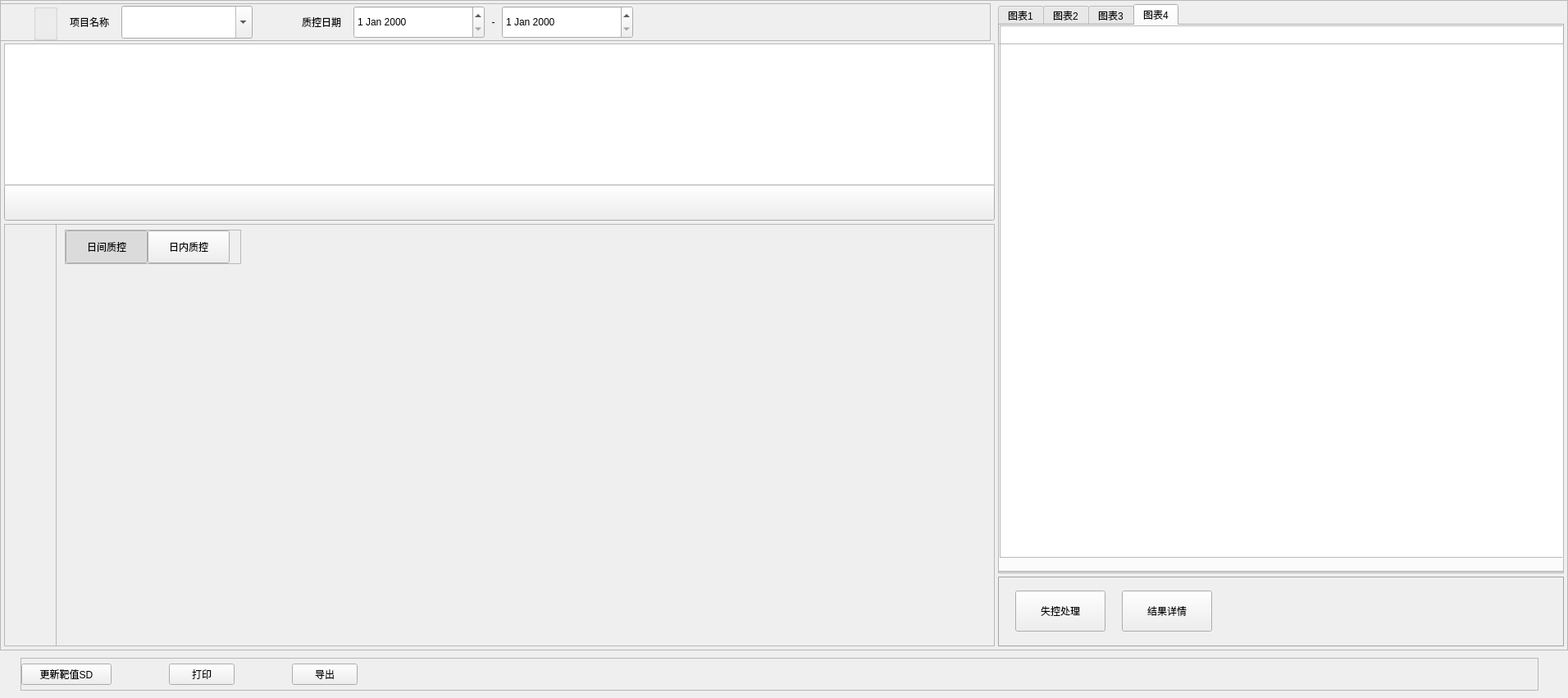
<?xml version="1.0" encoding="UTF-8"?>
<ui version="4.0">
 <class>QcGraphLJWidget</class>
 <widget class="QWidget" name="QcGraphLJWidget">
  <property name="geometry">
   <rect>
    <x>0</x>
    <y>0</y>
    <width>1912</width>
    <height>851</height>
   </rect>
  </property>
  <property name="windowTitle">
   <string>QcGraphLJWidget</string>
  </property>
  <widget class="QTableWidget" name="QcInfoTable">
   <property name="geometry">
    <rect>
     <x>5</x>
     <y>53</y>
     <width>1208</width>
     <height>173</height>
    </rect>
   </property>
   <property name="styleSheet">
    <string notr="true"/>
   </property>
   <property name="verticalScrollBarPolicy">
    <enum>Qt::ScrollBarAsNeeded</enum>
   </property>
   <property name="horizontalScrollBarPolicy">
    <enum>Qt::ScrollBarAsNeeded</enum>
   </property>
   <property name="horizontalScrollMode">
    <enum>QAbstractItemView::ScrollPerPixel</enum>
   </property>
   <property name="showGrid">
    <bool>false</bool>
   </property>
   <property name="rowCount">
    <number>0</number>
   </property>
   <property name="fonts" stdset="0">
    <string notr="true">16</string>
   </property>
   <attribute name="horizontalHeaderHighlightSections">
    <bool>false</bool>
   </attribute>
   <attribute name="horizontalHeaderMinimumSectionSize">
    <number>20</number>
   </attribute>
   <attribute name="horizontalHeaderStretchLastSection">
    <bool>true</bool>
   </attribute>
   <attribute name="verticalHeaderDefaultSectionSize">
    <number>43</number>
   </attribute>
  </widget>
  <widget class="QFrame" name="QcResultOpFrame">
   <property name="geometry">
    <rect>
     <x>25</x>
     <y>802</y>
     <width>1851</width>
     <height>40</height>
    </rect>
   </property>
   <property name="minimumSize">
    <size>
     <width>0</width>
     <height>0</height>
    </size>
   </property>
   <property name="maximumSize">
    <size>
     <width>16777215</width>
     <height>16777215</height>
    </size>
   </property>
   <property name="frameShape">
    <enum>QFrame::StyledPanel</enum>
   </property>
   <property name="frameShadow">
    <enum>QFrame::Raised</enum>
   </property>
   <layout class="QHBoxLayout" name="horizontalLayout_2">
    <property name="spacing">
     <number>70</number>
    </property>
    <property name="leftMargin">
     <number>0</number>
    </property>
    <property name="topMargin">
     <number>0</number>
    </property>
    <property name="rightMargin">
     <number>0</number>
    </property>
    <property name="bottomMargin">
     <number>0</number>
    </property>
    <item>
     <widget class="QPushButton" name="TargetValUpdateBtn">
      <property name="minimumSize">
       <size>
        <width>110</width>
        <height>0</height>
       </size>
      </property>
      <property name="maximumSize">
       <size>
        <width>16777215</width>
        <height>16777215</height>
       </size>
      </property>
      <property name="text">
       <string>更新靶值SD</string>
      </property>
      <property name="buttons" stdset="0">
       <string notr="true">flat</string>
      </property>
     </widget>
    </item>
    <item>
     <widget class="QPushButton" name="PrintBtn">
      <property name="minimumSize">
       <size>
        <width>0</width>
        <height>0</height>
       </size>
      </property>
      <property name="maximumSize">
       <size>
        <width>16777215</width>
        <height>16777215</height>
       </size>
      </property>
      <property name="text">
       <string>打印</string>
      </property>
      <property name="buttons" stdset="0">
       <string notr="true">flat</string>
      </property>
     </widget>
    </item>
    <item>
     <widget class="QPushButton" name="export_btn">
      <property name="minimumSize">
       <size>
        <width>0</width>
        <height>0</height>
       </size>
      </property>
      <property name="maximumSize">
       <size>
        <width>16777215</width>
        <height>16777215</height>
       </size>
      </property>
      <property name="text">
       <string>导出</string>
      </property>
      <property name="buttons" stdset="0">
       <string notr="true">flat</string>
      </property>
     </widget>
    </item>
    <item>
     <spacer name="horizontalSpacer_2">
      <property name="orientation">
       <enum>Qt::Horizontal</enum>
      </property>
      <property name="sizeHint" stdset="0">
       <size>
        <width>40</width>
        <height>20</height>
       </size>
      </property>
     </spacer>
    </item>
   </layout>
  </widget>
  <widget class="QTabWidget" name="QcResultTabWidget">
   <property name="geometry">
    <rect>
     <x>1217</x>
     <y>5</y>
     <width>690</width>
     <height>693</height>
    </rect>
   </property>
   <property name="currentIndex">
    <number>3</number>
   </property>
   <property name="tabs" stdset="0">
    <string notr="true">sub</string>
   </property>
   <widget class="QWidget" name="QcResultTbl1Widget">
    <attribute name="title">
     <string>图表1</string>
    </attribute>
    <widget class="QTableView" name="QcResultTbl1">
     <property name="geometry">
      <rect>
       <x>0</x>
       <y>0</y>
       <width>690</width>
       <height>646</height>
      </rect>
     </property>
     <property name="verticalScrollBarPolicy">
      <enum>Qt::ScrollBarAsNeeded</enum>
     </property>
     <property name="sizeAdjustPolicy">
      <enum>QAbstractScrollArea::AdjustToContents</enum>
     </property>
     <property name="horizontalScrollMode">
      <enum>QAbstractItemView::ScrollPerPixel</enum>
     </property>
     <property name="showGrid">
      <bool>false</bool>
     </property>
     <attribute name="horizontalHeaderHighlightSections">
      <bool>false</bool>
     </attribute>
     <attribute name="verticalHeaderDefaultSectionSize">
      <number>43</number>
     </attribute>
    </widget>
   </widget>
   <widget class="QWidget" name="QcResultTbl2Widget">
    <attribute name="title">
     <string>图表2</string>
    </attribute>
    <widget class="QTableView" name="QcResultTbl2">
     <property name="geometry">
      <rect>
       <x>0</x>
       <y>0</y>
       <width>690</width>
       <height>649</height>
      </rect>
     </property>
     <property name="sizeAdjustPolicy">
      <enum>QAbstractScrollArea::AdjustToContents</enum>
     </property>
     <property name="horizontalScrollMode">
      <enum>QAbstractItemView::ScrollPerPixel</enum>
     </property>
     <property name="showGrid">
      <bool>false</bool>
     </property>
     <attribute name="horizontalHeaderHighlightSections">
      <bool>false</bool>
     </attribute>
     <attribute name="verticalHeaderDefaultSectionSize">
      <number>43</number>
     </attribute>
    </widget>
   </widget>
   <widget class="QWidget" name="QcResultTbl3Widget">
    <attribute name="title">
     <string>图表3</string>
    </attribute>
    <widget class="QTableView" name="QcResultTbl3">
     <property name="geometry">
      <rect>
       <x>0</x>
       <y>0</y>
       <width>690</width>
       <height>649</height>
      </rect>
     </property>
     <property name="sizeAdjustPolicy">
      <enum>QAbstractScrollArea::AdjustToContents</enum>
     </property>
     <property name="horizontalScrollMode">
      <enum>QAbstractItemView::ScrollPerPixel</enum>
     </property>
     <property name="showGrid">
      <bool>false</bool>
     </property>
     <attribute name="horizontalHeaderHighlightSections">
      <bool>false</bool>
     </attribute>
     <attribute name="verticalHeaderDefaultSectionSize">
      <number>43</number>
     </attribute>
    </widget>
   </widget>
   <widget class="QWidget" name="QcResultTbl4Widget">
    <attribute name="title">
     <string>图表4</string>
    </attribute>
    <widget class="QTableView" name="QcResultTbl4">
     <property name="geometry">
      <rect>
       <x>0</x>
       <y>0</y>
       <width>690</width>
       <height>649</height>
      </rect>
     </property>
     <property name="sizeAdjustPolicy">
      <enum>QAbstractScrollArea::AdjustToContents</enum>
     </property>
     <property name="horizontalScrollMode">
      <enum>QAbstractItemView::ScrollPerPixel</enum>
     </property>
     <property name="showGrid">
      <bool>false</bool>
     </property>
     <attribute name="horizontalHeaderHighlightSections">
      <bool>false</bool>
     </attribute>
     <attribute name="verticalHeaderDefaultSectionSize">
      <number>43</number>
     </attribute>
    </widget>
   </widget>
  </widget>
  <widget class="McQcLjGraphic" name="QcGraphic" native="true">
   <property name="geometry">
    <rect>
     <x>4</x>
     <y>273</y>
     <width>1212</width>
     <height>518</height>
    </rect>
   </property>
  </widget>
  <widget class="QFrame" name="TopFrame">
   <property name="geometry">
    <rect>
     <x>0</x>
     <y>4</y>
     <width>1208</width>
     <height>46</height>
    </rect>
   </property>
   <property name="minimumSize">
    <size>
     <width>949</width>
     <height>46</height>
    </size>
   </property>
   <property name="maximumSize">
    <size>
     <width>1208</width>
     <height>46</height>
    </size>
   </property>
   <property name="frameShape">
    <enum>QFrame::StyledPanel</enum>
   </property>
   <property name="frameShadow">
    <enum>QFrame::Raised</enum>
   </property>
   <layout class="QHBoxLayout" name="horizontalLayout_5" stretch="0,0,1">
    <property name="spacing">
     <number>60</number>
    </property>
    <property name="leftMargin">
     <number>40</number>
    </property>
    <property name="topMargin">
     <number>0</number>
    </property>
    <property name="rightMargin">
     <number>0</number>
    </property>
    <property name="bottomMargin">
     <number>0</number>
    </property>
    <item>
     <layout class="QHBoxLayout" name="horizontalLayout_4">
      <property name="spacing">
       <number>15</number>
      </property>
      <item>
       <widget class="QGroupBox" name="groupBox_subDevs">
        <property name="enabled">
         <bool>true</bool>
        </property>
        <property name="title">
         <string/>
        </property>
        <layout class="QHBoxLayout" name="horizontalLayout_subDevs">
         <property name="spacing">
          <number>20</number>
         </property>
         <property name="leftMargin">
          <number>0</number>
         </property>
         <property name="topMargin">
          <number>0</number>
         </property>
         <property name="rightMargin">
          <number>0</number>
         </property>
         <property name="bottomMargin">
          <number>0</number>
         </property>
        </layout>
       </widget>
      </item>
      <item>
       <widget class="QLabel" name="QcAssayNameLab">
        <property name="text">
         <string>项目名称</string>
        </property>
       </widget>
      </item>
      <item>
       <widget class="QFilterComboBox" name="AssayCombo">
        <property name="minimumSize">
         <size>
          <width>160</width>
          <height>40</height>
         </size>
        </property>
        <property name="maximumSize">
         <size>
          <width>16777215</width>
          <height>40</height>
         </size>
        </property>
        <property name="editable">
         <bool>true</bool>
        </property>
       </widget>
      </item>
     </layout>
    </item>
    <item>
     <layout class="QHBoxLayout" name="horizontalLayout_3">
      <property name="spacing">
       <number>15</number>
      </property>
      <item>
       <widget class="QLabel" name="QcDateLab">
        <property name="minimumSize">
         <size>
          <width>0</width>
          <height>40</height>
         </size>
        </property>
        <property name="maximumSize">
         <size>
          <width>16777215</width>
          <height>40</height>
         </size>
        </property>
        <property name="text">
         <string>质控日期</string>
        </property>
       </widget>
      </item>
      <item>
       <layout class="QHBoxLayout" name="horizontalLayout">
        <property name="spacing">
         <number>3</number>
        </property>
        <item>
         <widget class="QDateEdit" name="QcStartDateEdit">
          <property name="minimumSize">
           <size>
            <width>160</width>
            <height>40</height>
           </size>
          </property>
          <property name="maximumSize">
           <size>
            <width>160</width>
            <height>40</height>
           </size>
          </property>
         </widget>
        </item>
        <item>
         <widget class="QLabel" name="DateSplitLab">
          <property name="minimumSize">
           <size>
            <width>15</width>
            <height>40</height>
           </size>
          </property>
          <property name="maximumSize">
           <size>
            <width>15</width>
            <height>40</height>
           </size>
          </property>
          <property name="text">
           <string>-</string>
          </property>
          <property name="alignment">
           <set>Qt::AlignCenter</set>
          </property>
         </widget>
        </item>
        <item>
         <widget class="QDateEdit" name="QcEndDateEdit">
          <property name="minimumSize">
           <size>
            <width>160</width>
            <height>40</height>
           </size>
          </property>
          <property name="maximumSize">
           <size>
            <width>160</width>
            <height>40</height>
           </size>
          </property>
         </widget>
        </item>
       </layout>
      </item>
     </layout>
    </item>
    <item>
     <spacer name="horizontalSpacer_3">
      <property name="orientation">
       <enum>Qt::Horizontal</enum>
      </property>
      <property name="sizeHint" stdset="0">
       <size>
        <width>40</width>
        <height>20</height>
       </size>
      </property>
     </spacer>
    </item>
   </layout>
  </widget>
  <widget class="QPushButton" name="PopBtn">
   <property name="geometry">
    <rect>
     <x>5</x>
     <y>225</y>
     <width>1208</width>
     <height>44</height>
    </rect>
   </property>
   <property name="text">
    <string/>
   </property>
  </widget>
  <widget class="QFrame" name="line_v">
   <property name="geometry">
    <rect>
     <x>0</x>
     <y>0</y>
     <width>1</width>
     <height>792</height>
    </rect>
   </property>
   <property name="frameShape">
    <enum>QFrame::StyledPanel</enum>
   </property>
   <property name="frameShadow">
    <enum>QFrame::Raised</enum>
   </property>
   <property name="lines" stdset="0">
    <string notr="true">solid</string>
   </property>
  </widget>
  <widget class="QFrame" name="line_h">
   <property name="geometry">
    <rect>
     <x>0</x>
     <y>0</y>
     <width>1912</width>
     <height>1</height>
    </rect>
   </property>
   <property name="frameShape">
    <enum>QFrame::StyledPanel</enum>
   </property>
   <property name="frameShadow">
    <enum>QFrame::Raised</enum>
   </property>
   <property name="lines" stdset="0">
    <string notr="true">solid</string>
   </property>
  </widget>
  <widget class="QFrame" name="line_v_2">
   <property name="geometry">
    <rect>
     <x>1911</x>
     <y>0</y>
     <width>1</width>
     <height>792</height>
    </rect>
   </property>
   <property name="frameShape">
    <enum>QFrame::StyledPanel</enum>
   </property>
   <property name="frameShadow">
    <enum>QFrame::Raised</enum>
   </property>
   <property name="lines" stdset="0">
    <string notr="true">solid</string>
   </property>
  </widget>
  <widget class="QFrame" name="line_h_2">
   <property name="geometry">
    <rect>
     <x>0</x>
     <y>792</y>
     <width>1912</width>
     <height>1</height>
    </rect>
   </property>
   <property name="frameShape">
    <enum>QFrame::StyledPanel</enum>
   </property>
   <property name="frameShadow">
    <enum>QFrame::Raised</enum>
   </property>
   <property name="lines" stdset="0">
    <string notr="true">solid</string>
   </property>
  </widget>
  <widget class="QFrame" name="line_h_3">
   <property name="geometry">
    <rect>
     <x>5</x>
     <y>57</y>
     <width>1208</width>
     <height>1</height>
    </rect>
   </property>
   <property name="frameShape">
    <enum>QFrame::StyledPanel</enum>
   </property>
   <property name="frameShadow">
    <enum>QFrame::Raised</enum>
   </property>
   <property name="lines" stdset="0">
    <string notr="true">solid</string>
   </property>
  </widget>
  <widget class="QFrame" name="line_v_3">
   <property name="geometry">
    <rect>
     <x>5</x>
     <y>53</y>
     <width>1</width>
     <height>172</height>
    </rect>
   </property>
   <property name="frameShape">
    <enum>QFrame::StyledPanel</enum>
   </property>
   <property name="frameShadow">
    <enum>QFrame::Raised</enum>
   </property>
   <property name="lines" stdset="0">
    <string notr="true">solid</string>
   </property>
  </widget>
  <widget class="QFrame" name="line_v_4">
   <property name="geometry">
    <rect>
     <x>1212</x>
     <y>53</y>
     <width>1</width>
     <height>172</height>
    </rect>
   </property>
   <property name="frameShape">
    <enum>QFrame::StyledPanel</enum>
   </property>
   <property name="frameShadow">
    <enum>QFrame::Raised</enum>
   </property>
   <property name="lines" stdset="0">
    <string notr="true">solid</string>
   </property>
  </widget>
  <widget class="QFrame" name="line_h_5">
   <property name="geometry">
    <rect>
     <x>1217</x>
     <y>53</y>
     <width>690</width>
     <height>1</height>
    </rect>
   </property>
   <property name="frameShape">
    <enum>QFrame::StyledPanel</enum>
   </property>
   <property name="frameShadow">
    <enum>QFrame::Raised</enum>
   </property>
   <property name="lines" stdset="0">
    <string notr="true">solid</string>
   </property>
  </widget>
  <widget class="QFrame" name="line_h_6">
   <property name="geometry">
    <rect>
     <x>1217</x>
     <y>787</y>
     <width>690</width>
     <height>1</height>
    </rect>
   </property>
   <property name="frameShape">
    <enum>QFrame::StyledPanel</enum>
   </property>
   <property name="frameShadow">
    <enum>QFrame::Raised</enum>
   </property>
   <property name="lines" stdset="0">
    <string notr="true">solid</string>
   </property>
  </widget>
  <widget class="QFrame" name="line_v_5">
   <property name="geometry">
    <rect>
     <x>1217</x>
     <y>53</y>
     <width>1</width>
     <height>645</height>
    </rect>
   </property>
   <property name="frameShape">
    <enum>QFrame::StyledPanel</enum>
   </property>
   <property name="frameShadow">
    <enum>QFrame::Raised</enum>
   </property>
   <property name="lines" stdset="0">
    <string notr="true">solid</string>
   </property>
  </widget>
  <widget class="QFrame" name="line_v_6">
   <property name="geometry">
    <rect>
     <x>1906</x>
     <y>53</y>
     <width>1</width>
     <height>645</height>
    </rect>
   </property>
   <property name="frameShape">
    <enum>QFrame::StyledPanel</enum>
   </property>
   <property name="frameShadow">
    <enum>QFrame::Raised</enum>
   </property>
   <property name="lines" stdset="0">
    <string notr="true">solid</string>
   </property>
  </widget>
  <widget class="QFrame" name="line_h_7">
   <property name="geometry">
    <rect>
     <x>5</x>
     <y>273</y>
     <width>1208</width>
     <height>1</height>
    </rect>
   </property>
   <property name="frameShape">
    <enum>QFrame::StyledPanel</enum>
   </property>
   <property name="frameShadow">
    <enum>QFrame::Raised</enum>
   </property>
   <property name="lines" stdset="0">
    <string notr="true">solid</string>
   </property>
  </widget>
  <widget class="QFrame" name="line_h_8">
   <property name="geometry">
    <rect>
     <x>5</x>
     <y>787</y>
     <width>1208</width>
     <height>1</height>
    </rect>
   </property>
   <property name="frameShape">
    <enum>QFrame::StyledPanel</enum>
   </property>
   <property name="frameShadow">
    <enum>QFrame::Raised</enum>
   </property>
   <property name="lines" stdset="0">
    <string notr="true">solid</string>
   </property>
  </widget>
  <widget class="QFrame" name="line_v_7">
   <property name="geometry">
    <rect>
     <x>5</x>
     <y>273</y>
     <width>1</width>
     <height>515</height>
    </rect>
   </property>
   <property name="frameShape">
    <enum>QFrame::StyledPanel</enum>
   </property>
   <property name="frameShadow">
    <enum>QFrame::Raised</enum>
   </property>
   <property name="lines" stdset="0">
    <string notr="true">solid</string>
   </property>
  </widget>
  <widget class="QFrame" name="line_v_8">
   <property name="geometry">
    <rect>
     <x>1212</x>
     <y>273</y>
     <width>1</width>
     <height>515</height>
    </rect>
   </property>
   <property name="frameShape">
    <enum>QFrame::StyledPanel</enum>
   </property>
   <property name="frameShadow">
    <enum>QFrame::Raised</enum>
   </property>
   <property name="lines" stdset="0">
    <string notr="true">solid</string>
   </property>
  </widget>
  <widget class="QFrame" name="line_v_9">
   <property name="geometry">
    <rect>
     <x>68</x>
     <y>273</y>
     <width>1</width>
     <height>515</height>
    </rect>
   </property>
   <property name="frameShape">
    <enum>QFrame::StyledPanel</enum>
   </property>
   <property name="frameShadow">
    <enum>QFrame::Raised</enum>
   </property>
   <property name="lines" stdset="0">
    <string notr="true">solid</string>
   </property>
  </widget>
  <widget class="QFrame" name="line_h_4">
   <property name="geometry">
    <rect>
     <x>5</x>
     <y>53</y>
     <width>1208</width>
     <height>1</height>
    </rect>
   </property>
   <property name="frameShape">
    <enum>QFrame::StyledPanel</enum>
   </property>
   <property name="frameShadow">
    <enum>QFrame::Raised</enum>
   </property>
   <property name="lines" stdset="0">
    <string notr="true">solid</string>
   </property>
  </widget>
  <widget class="QFrame" name="StretchFrame">
   <property name="geometry">
    <rect>
     <x>79</x>
     <y>280</y>
     <width>215</width>
     <height>42</height>
    </rect>
   </property>
   <property name="minimumSize">
    <size>
     <width>215</width>
     <height>42</height>
    </size>
   </property>
   <property name="maximumSize">
    <size>
     <width>215</width>
     <height>42</height>
    </size>
   </property>
   <property name="styleSheet">
    <string notr="true"/>
   </property>
   <property name="frameShape">
    <enum>QFrame::StyledPanel</enum>
   </property>
   <property name="frameShadow">
    <enum>QFrame::Raised</enum>
   </property>
   <layout class="QHBoxLayout" name="horizontalLayout_6" stretch="0,0,1">
    <property name="spacing">
     <number>0</number>
    </property>
    <property name="leftMargin">
     <number>0</number>
    </property>
    <property name="topMargin">
     <number>0</number>
    </property>
    <property name="rightMargin">
     <number>0</number>
    </property>
    <property name="bottomMargin">
     <number>0</number>
    </property>
    <item>
     <widget class="QPushButton" name="QcXDayBtn">
      <property name="minimumSize">
       <size>
        <width>100</width>
        <height>40</height>
       </size>
      </property>
      <property name="maximumSize">
       <size>
        <width>16777215</width>
        <height>40</height>
       </size>
      </property>
      <property name="text">
       <string>日间质控</string>
      </property>
      <property name="checkable">
       <bool>true</bool>
      </property>
      <property name="checked">
       <bool>true</bool>
      </property>
      <property name="buttons" stdset="0">
       <string notr="true">left</string>
      </property>
      <property name="fonts" stdset="0">
       <string notr="true">16</string>
      </property>
     </widget>
    </item>
    <item>
     <widget class="QPushButton" name="QcXCntBtn">
      <property name="minimumSize">
       <size>
        <width>100</width>
        <height>40</height>
       </size>
      </property>
      <property name="maximumSize">
       <size>
        <width>16777215</width>
        <height>40</height>
       </size>
      </property>
      <property name="text">
       <string>日内质控</string>
      </property>
      <property name="checkable">
       <bool>true</bool>
      </property>
      <property name="buttons" stdset="0">
       <string notr="true">right</string>
      </property>
      <property name="fonts" stdset="0">
       <string notr="true">16</string>
      </property>
     </widget>
    </item>
    <item>
     <spacer name="horizontalSpacer">
      <property name="orientation">
       <enum>Qt::Horizontal</enum>
      </property>
      <property name="sizeHint" stdset="0">
       <size>
        <width>276</width>
        <height>20</height>
       </size>
      </property>
     </spacer>
    </item>
   </layout>
  </widget>
  <widget class="QFrame" name="line_h_10">
   <property name="geometry">
    <rect>
     <x>1217</x>
     <y>698</y>
     <width>690</width>
     <height>1</height>
    </rect>
   </property>
   <property name="frameShape">
    <enum>QFrame::StyledPanel</enum>
   </property>
   <property name="frameShadow">
    <enum>QFrame::Raised</enum>
   </property>
   <property name="lines" stdset="0">
    <string notr="true">solid</string>
   </property>
  </widget>
  <widget class="QFrame" name="TblCtrlFrame">
   <property name="geometry">
    <rect>
     <x>1217</x>
     <y>703</y>
     <width>690</width>
     <height>85</height>
    </rect>
   </property>
   <property name="minimumSize">
    <size>
     <width>690</width>
     <height>85</height>
    </size>
   </property>
   <property name="maximumSize">
    <size>
     <width>690</width>
     <height>85</height>
    </size>
   </property>
   <property name="styleSheet">
    <string notr="true">QFrame{border:1px solid #a4a4a4;}</string>
   </property>
   <property name="frameShape">
    <enum>QFrame::StyledPanel</enum>
   </property>
   <property name="frameShadow">
    <enum>QFrame::Raised</enum>
   </property>
   <layout class="QHBoxLayout" name="horizontalLayout_7" stretch="0,0,1">
    <property name="spacing">
     <number>20</number>
    </property>
    <property name="leftMargin">
     <number>20</number>
    </property>
    <property name="topMargin">
     <number>0</number>
    </property>
    <property name="rightMargin">
     <number>20</number>
    </property>
    <property name="bottomMargin">
     <number>0</number>
    </property>
    <item>
     <widget class="QPushButton" name="OutCtrlBtn">
      <property name="minimumSize">
       <size>
        <width>110</width>
        <height>50</height>
       </size>
      </property>
      <property name="maximumSize">
       <size>
        <width>16777215</width>
        <height>50</height>
       </size>
      </property>
      <property name="text">
       <string>失控处理</string>
      </property>
      <property name="buttons" stdset="0">
       <string notr="true">btn_dlg</string>
      </property>
     </widget>
    </item>
    <item>
     <widget class="QPushButton" name="DetailBtn">
      <property name="minimumSize">
       <size>
        <width>110</width>
        <height>50</height>
       </size>
      </property>
      <property name="maximumSize">
       <size>
        <width>16777215</width>
        <height>50</height>
       </size>
      </property>
      <property name="text">
       <string>结果详情</string>
      </property>
      <property name="buttons" stdset="0">
       <string notr="true">btn_dlg</string>
      </property>
     </widget>
    </item>
    <item>
     <spacer name="horizontalSpacer_4">
      <property name="orientation">
       <enum>Qt::Horizontal</enum>
      </property>
      <property name="sizeHint" stdset="0">
       <size>
        <width>385</width>
        <height>20</height>
       </size>
      </property>
     </spacer>
    </item>
   </layout>
  </widget>
  <zorder>QcGraphic</zorder>
  <zorder>StretchFrame</zorder>
  <zorder>TopFrame</zorder>
  <zorder>QcResultOpFrame</zorder>
  <zorder>QcResultTabWidget</zorder>
  <zorder>line_v</zorder>
  <zorder>line_h</zorder>
  <zorder>line_v_2</zorder>
  <zorder>line_h_2</zorder>
  <zorder>line_h_3</zorder>
  <zorder>line_h_5</zorder>
  <zorder>line_h_6</zorder>
  <zorder>line_v_5</zorder>
  <zorder>line_v_6</zorder>
  <zorder>line_h_7</zorder>
  <zorder>line_h_8</zorder>
  <zorder>line_v_7</zorder>
  <zorder>line_v_8</zorder>
  <zorder>line_v_9</zorder>
  <zorder>QcInfoTable</zorder>
  <zorder>line_v_4</zorder>
  <zorder>line_v_3</zorder>
  <zorder>PopBtn</zorder>
  <zorder>line_h_4</zorder>
  <zorder>line_h_10</zorder>
  <zorder>TblCtrlFrame</zorder>
 </widget>
 <layoutdefault spacing="6" margin="11"/>
 <customwidgets>
  <customwidget>
   <class>QFilterComboBox</class>
   <extends>QComboBox</extends>
   <header>shared/QFilterComboBox.h</header>
  </customwidget>
  <customwidget>
   <class>McQcLjGraphic</class>
   <extends>QWidget</extends>
   <header>mcqcljgraphic.h</header>
   <container>1</container>
  </customwidget>
 </customwidgets>
 <resources/>
 <connections/>
</ui>
